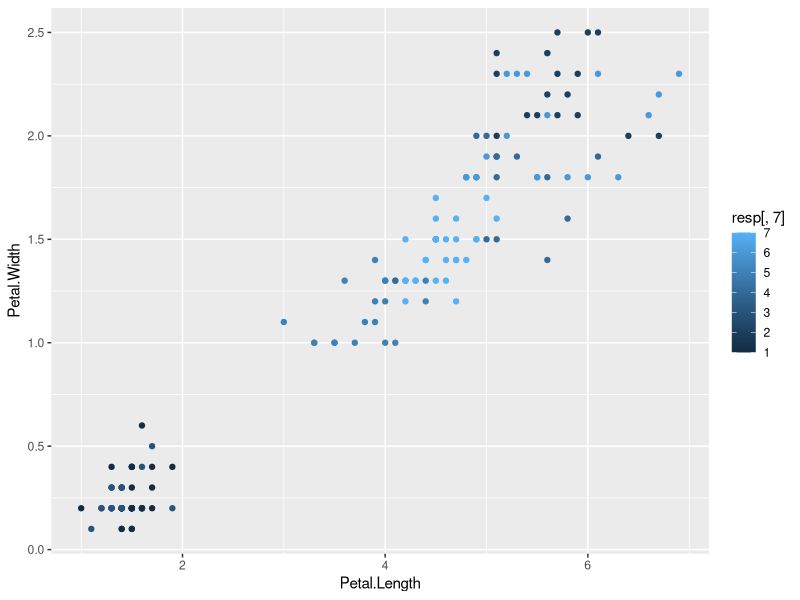
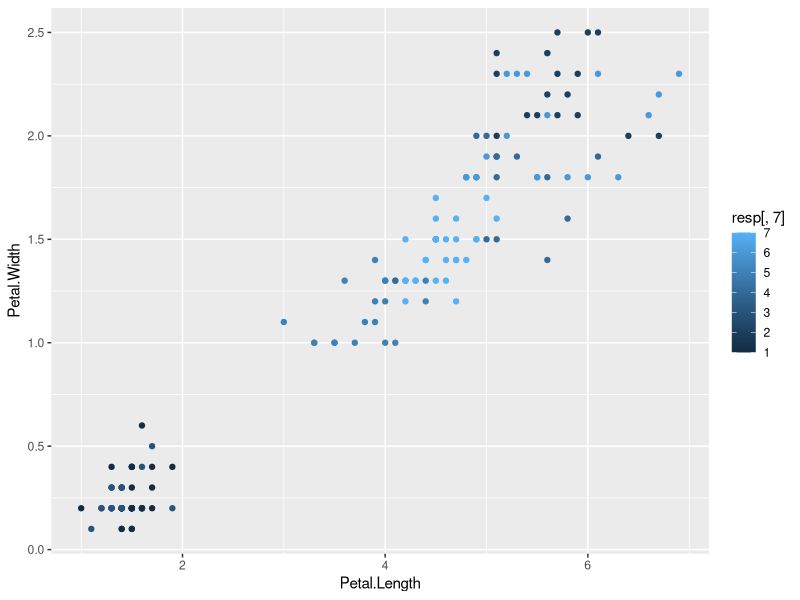
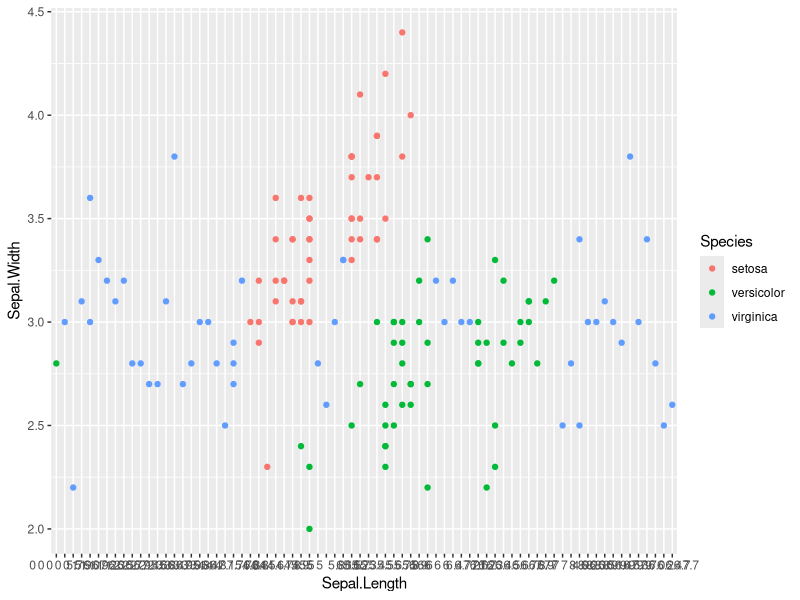
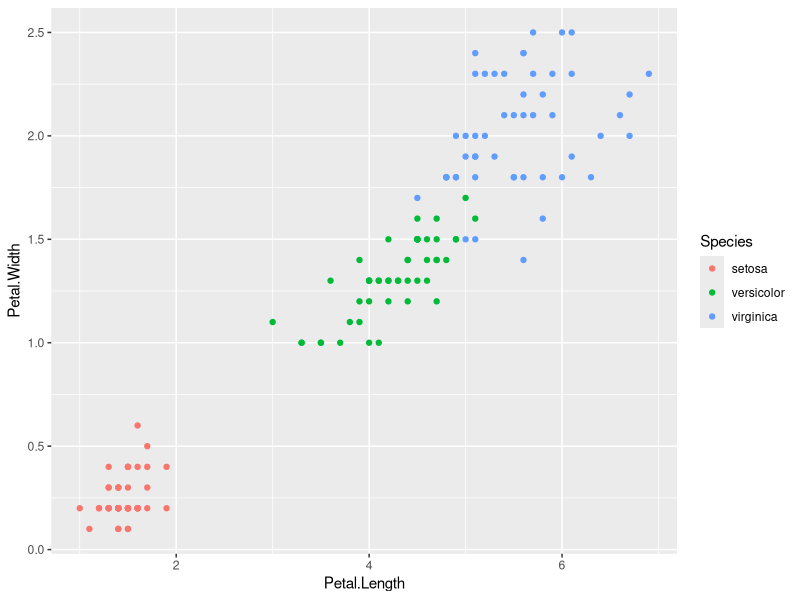
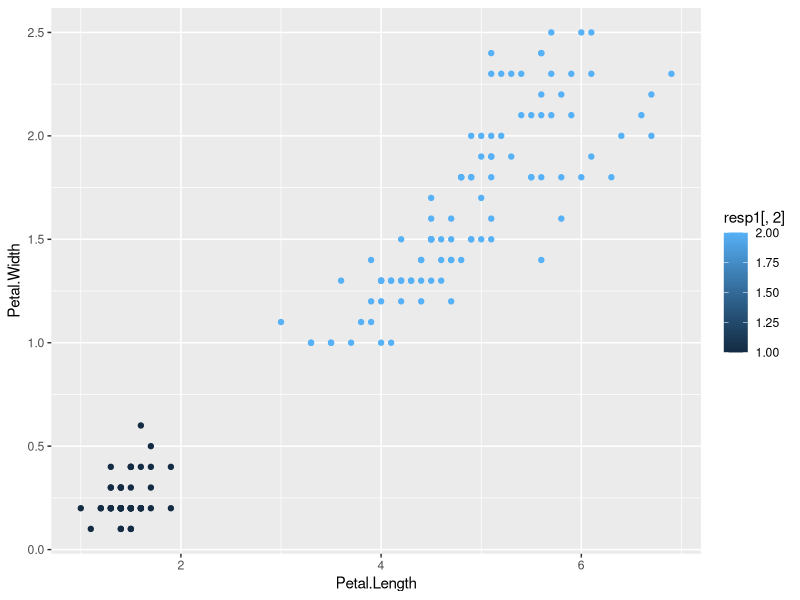
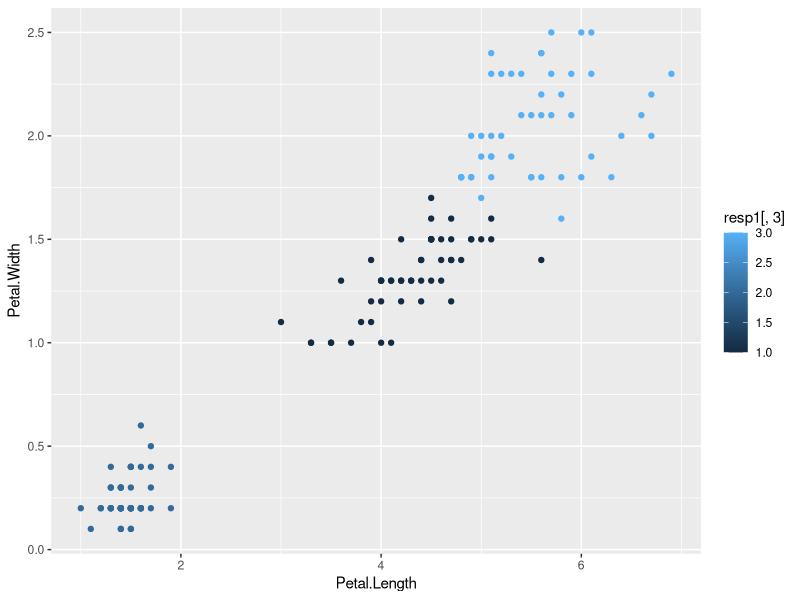
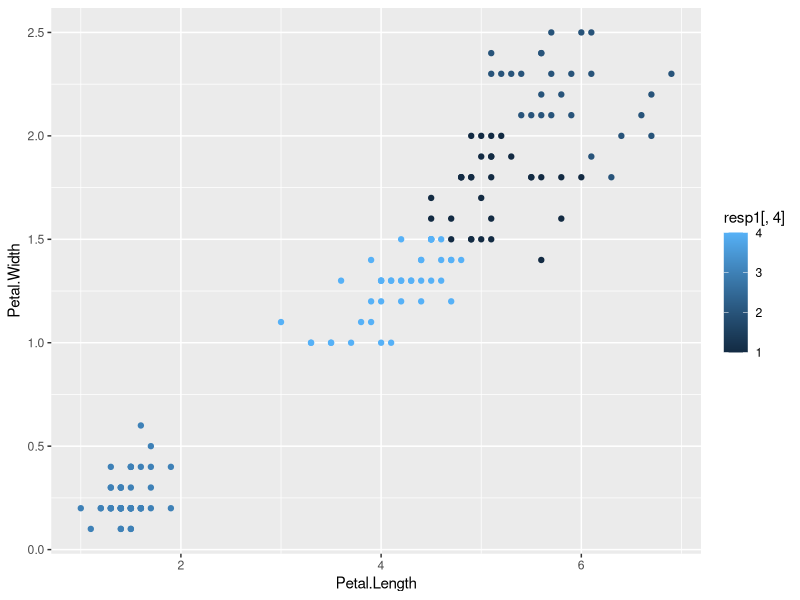

Here is the R script that generated these plots, in order:
#Bryson Cook
#ISYE6501, Spring 2018
#Homework 2

#Part 4.1

#install.packages("stats")
#install.packages("ggplot2")
library(stats)
library(ggplot2)

rm(list = ls())
cat("\014")
set.seed(1)

mydata = data.frame(read.csv("iris.csv", header = TRUE)) #read in data
response = data.frame(mydata[, 6])
training = data.matrix(mydata[, 2:5])


#Need to scale the data
sc_train = training
for (i in 1:4) {
  sc_train[, i] = (training[, i] - min(training[, i])) / (max(training[, i]) -
                                                            min(training[, i]))
}

#Run clustering with all 4 predictors.  "1" cluster isn't really applicable, but it helps with the for loop:
clusters = seq(1, 10)
resp = matrix(, nrow = nrow(sc_train), ncol = length(clusters))
distance = matrix(, nrow = length(clusters), 1)
y = 1
for (x in clusters) {
  km = kmeans(sc_train, x, nstart = 20)
  resp[, x] = km$cluster
  distance[x,] = km$tot.withinss
  
}


#Comparing the clusters with the known species (though we wouldn't know the actual answer in real life clustering situations)
table(resp[, 2], mydata$Species)
table(resp[, 3], mydata$Species)
table(resp[, 4], mydata$Species)
table(resp[, 5], mydata$Species)
table(resp[, 6], mydata$Species)
table(resp[, 7], mydata$Species)

#Using all four measurements as predictors doesn't really seem to give us much useful information.
#We can keep adding clusters and the clusters will mostly get smaller, but it doesn't actually pertain to much,
#since we have the real data to compare it to.
ggplot(mydata, aes(Petal.Length, Petal.Width, color = resp[, 7])) + geom_point()
ggplot(mydata, aes(Petal.Length, Petal.Width, color = resp[, 7])) + geom_point()

# Plotting out the data vs the known responses shows that the Sepal measurements do not provide a good grouping,
# but the Petal measurements are excellent.  We will redo the previous model creation with only these two predictors.
# We will also only use up to 5 clusters
ggplot(mydata, aes(Sepal.Length, Sepal.Width, color = Species)) + geom_point()
ggplot(mydata, aes(Petal.Length, Petal.Width, color = Species)) + geom_point()
ggsave(
  "Real Response.jpeg",
  width = 6,
  height = 4,
  units = c("in")
)
#Run clustering with all 4 predictors.  "1" cluster isn't really applicable, but it helps with the for loop:
clusters = seq(1, 5)
resp1 = matrix(, nrow = nrow(sc_train), ncol = length(clusters))
distance1 = matrix(, nrow = length(clusters), 1)
y = 1
for (x in clusters) {
  km = kmeans(sc_train[, 3:4], x, nstart = 20)
  resp1[, x] = km$cluster
  distance1[x,] = km$tot.withinss
}

ggplot(mydata, aes(Petal.Length, Petal.Width, color = resp1[, 2])) + geom_point()
ggsave(
  "2 Clusters.jpeg",
  width = 6,
  height = 4,
  units = c("in")
)
ggplot(mydata, aes(Petal.Length, Petal.Width, color = resp1[, 3])) + geom_point()
ggsave(
  "3 Clusters.jpeg",
  width = 6,
  height = 4,
  units = c("in")
)
ggplot(mydata, aes(Petal.Length, Petal.Width, color = resp1[, 4])) + geom_point()
ggsave(
  "4 Clusters.jpeg",
  width = 6,
  height = 4,
  units = c("in")
)

table(resp1[, 3], mydata$Species)

# As expected, the 3 Cluster solution best matches the actual data, but has 2
# versicolor flowers misclassified and 4 virginica flowers misclassified.
